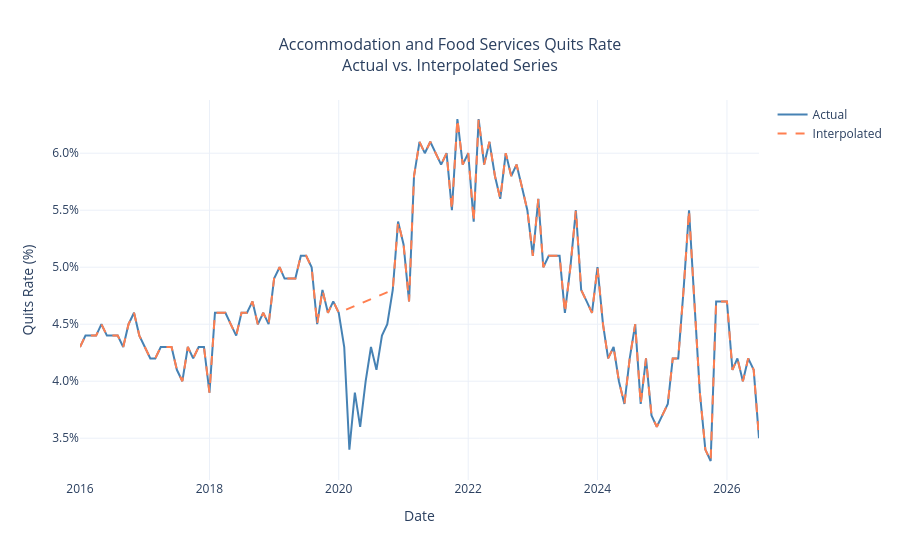

The cell this chart's notebook holds for it:
### Markdown cell above
## Full Series

Much like Up or On the Rocks, it's worth clarifying what this series is actually measuring. The JOLTS
quits rate counts voluntary separations as a percentage of total employment in the
reference period. A worker who chooses to leave is a quit. Someone who gets laid off is
not. That distinction matters here because the quits rate is less a measure of how many
people are working and more a measure of how willing workers are to walk away from their
jobs.

Quit rates in accommodation and food services held relatively steady between 2016 and
early 2020, averaging around 4.5%. A sharp but brief decline followed in early 2020,
with rates recovering within a few months.

From mid-2021 through early 2022, quit rates climbed to a sustained peak of roughly 6%,
well above anything seen in the pre-pandemic period. Rates have trended back down since,
with dips below pre-pandemic levels appearing by late 2024. Volatility increased considerably
in 2025, with the quits rate moving across a range of more than two percentage points.
Through July 2026, the swings have moderated, although rates have generally remained toward
the lower end of the recent range. July 2026 recorded 3.5%, one of the lowest quit rates in
the full dataset.

The linear trend line sits near 4.7% across the full decade, suggesting stability at the
aggregate level while masking the dramatic swings beneath it. The decline from the pandemic-era
peak and return to rates comparable with the pre-pandemic period suggest that much of that
extraordinary increase has subsided, with little evidence so far of a fundamentally different
structural baseline. From 2025 through July 2026, observed rates span 3.3% to 5.5%, compared with a 
pre-pandemic range of 3.9% to 5.1%. That overlap makes it difficult to distinguish meaningful
structural change from ordinary variation at this level of precision.

*Note: JOLTS data is based on a survey of business establishments and is subject to
monthly revision as additional responses are received.*

### Code cell
# =============================================================================
# COVID Interpolation
# =============================================================================

df_raw = df.copy()
df_interp = df.copy()
df_interp.loc['2020-02-01':'2020-10-01', 'quit_rate'] = np.nan
df_interp['quit_rate'] = df_interp['quit_rate'].interpolate(method='time')

fig = go.Figure()

fig.add_trace(go.Scatter(
    x=df_raw.index, y=df_raw['quit_rate'],
    mode='lines', name='Actual',
    line=dict(color='steelblue', width=2),
    hovertemplate='%{x|%b %Y}: %{customdata}<extra></extra>',
    customdata=[f'{v:.1f}%' for v in df_raw['quit_rate']]
))

fig.add_trace(go.Scatter(
    x=df_interp.index, y=df_interp['quit_rate'],
    mode='lines', name='Interpolated',
    line=dict(color='coral', width=2, dash='dash'),
    hovertemplate='%{x|%b %Y}: %{customdata}<extra></extra>',
    customdata=[f'{v:.1f}%' for v in df_interp['quit_rate']]
))

fig.update_layout(
    title=dict(text='Accommodation and Food Services Quits Rate<br>Actual vs. Interpolated Series',
               x=0.5, font=dict(size=16)),
    xaxis_title='Date',
    yaxis_title='Quits Rate (%)',
    yaxis=dict(
        tickvals=[v / 10 for v in range(10, 75, 5)],
        ticktext=[f'{v / 10:.1f}%' for v in range(10, 75, 5)]
    ),
    hovermode='x unified',
    template='plotly_white'
)

fig.show()
